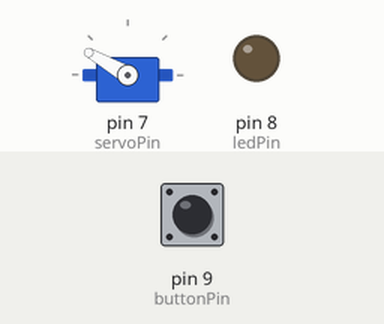
Bench run of a sketch on a simulated Arduino Uno, built with avr-gcc and run on an emulated ATmega328P. Shown: servo, output pins drawn as LEDs (lit = HIGH). Dashed ring = blinking. Inputs (shaded band) come from the test bench; at power-on: pin 9 (buttonPin) HIGH.

Above: at 1.2 s.
1.3 s: pin 9 (buttonPin) pulled LOW for 0.15 s
At 2.1 s:
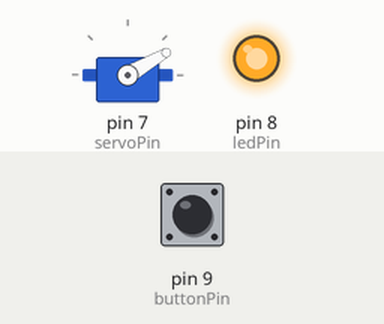
4.4 s: pin 9 (buttonPin) pulled LOW for 1 s
At 4.95 s:
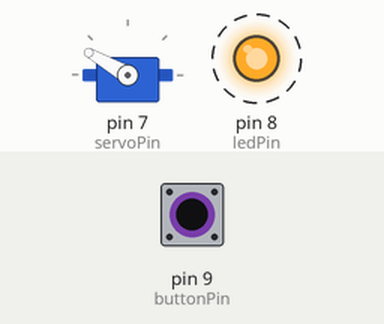
7.4 s: pin 9 (buttonPin) pulled LOW for 3.2 s
At 7.55 s:
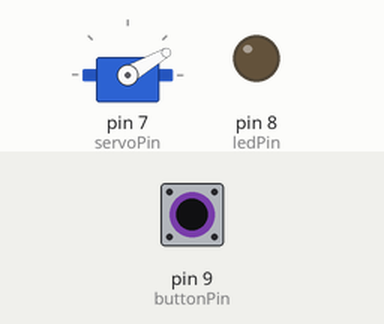
Timing chart, 0 to 12.2 s (numbered marks = the images above; inputs shaded):
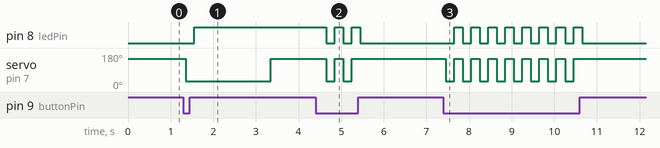

Measured:
- after the input at 1.3 s, pin 8 (ledPin): LOW → HIGH after 0.25 s; servo on pin 7 (servoPin): 150° → 30° after 0.05 s, → 150° 2.0 s later
- after the input at 4.4 s, pin 8 (ledPin): alternates HIGH for 0.20 s and LOW for 0.20 s, 5 changes in all, then stays LOW, starting after 0.25 s
- after the input at 7.4 s, pin 8 (ledPin): alternates HIGH for 0.20 s and LOW for 0.20 s, 16 changes in all, then stays LOW, starting after 0.25 s; servo on pin 7 (servoPin): alternates 150° for 0.20 s and 30° for 0.20 s, 16 changes in all, then stays 150°, starting after 0.05 s

The sketch:

main.ino
```cpp
#include <Servo.h>

Servo servo;

const int servoPin = 7;
const int ledPin = 8; // SIG1
const int buttonPin = 9; // SIG2

int ledState = LOW; // current state of output pin
int buttonState; // current reading from input pin
int lastButtonState = HIGH; // previous reading from input pin, defaults to HIGH at initialisation

unsigned long lastDebounceTime = 0;
unsigned long debounceDelay = 50;

bool cycle = false;
const int period = 1000 * 2;
unsigned long lastMovementTime;
unsigned long currentTime;
bool airconSwitch = false;

const int servoAngleForOn = 30;
const int servoAngleForOff = 150;

void setup()
{
  Serial.begin(9600);
  servo.attach(servoPin);
  pinMode(ledPin, OUTPUT);
  pinMode(buttonPin, INPUT);
  digitalWrite(ledPin, ledState);
  servo.write(servoAngleForOff);
}

void loop()
{
  int reading = digitalRead(buttonPin);

  // if the switch changed, due to noise or pressing:
  if (reading != lastButtonState) {
    // reset the debouncing timer
    lastDebounceTime = millis();
  }

  if ((millis() - lastDebounceTime) > debounceDelay) {
    buttonState = reading;

    if (buttonState == LOW) { // when button is pressed
      cycle = !cycle;
      ledState = !ledState;
      lastMovementTime = millis();
      if (cycle) {
        servo.write(servoAngleForOn);
        airconSwitch = true;
      } else {
        servo.write(servoAngleForOff);
        airconSwitch = false;
      }
      delay(200);
    }
  }

  // set the LED
  digitalWrite(ledPin, ledState);

  // set the servo
  if (cycle) {
    currentTime = millis();
    if (currentTime - lastMovementTime > period) {
      if (airconSwitch) {
        servo.write(servoAngleForOff);
      } else {
        servo.write(servoAngleForOn);
      }
      airconSwitch = !airconSwitch;
      lastMovementTime = currentTime;
    }
  }

  lastButtonState = reading;
}
```
